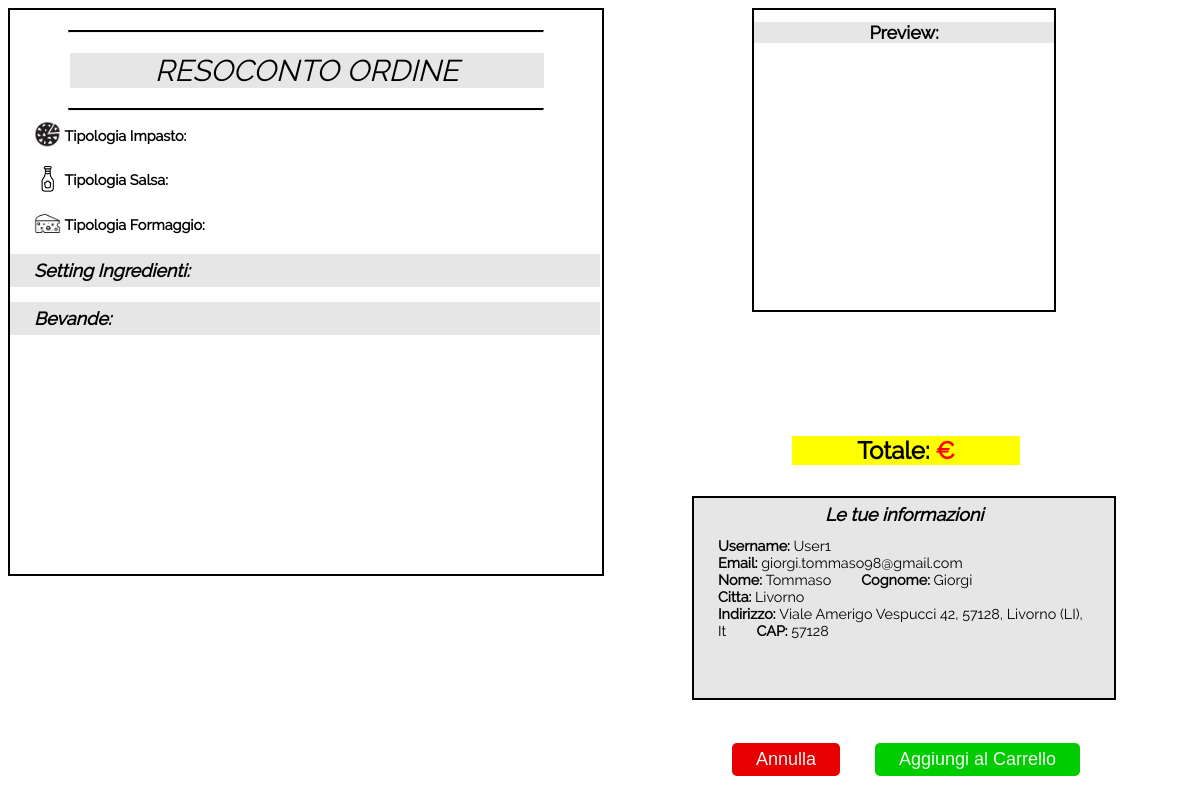
Page /test.php (signed in) on the earlier database version.
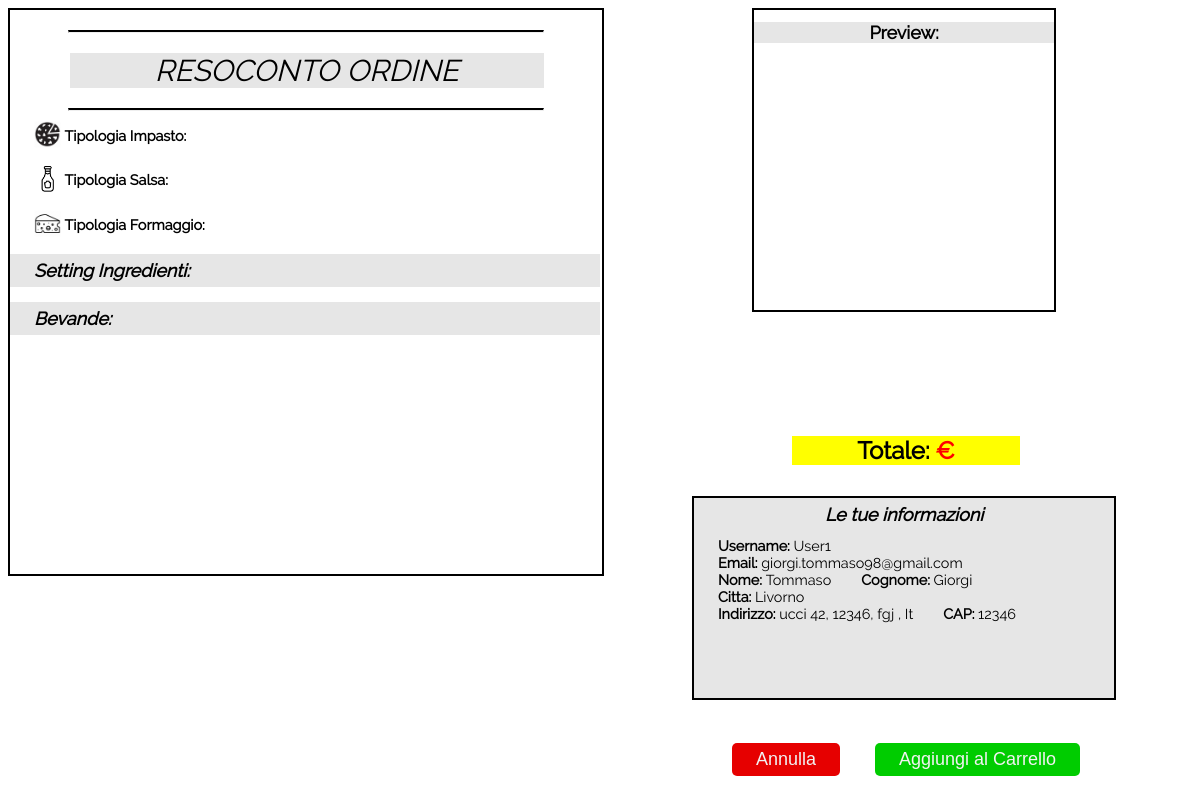
Same page on the later database version.
### tables this page shows
CREATE TABLE `users` (
  `id` int(11) NOT NULL AUTO_INCREMENT,
  `email` varchar(50) NOT NULL,
  `nome` varchar(50) NOT NULL,
  `cognome` varchar(50) NOT NULL,
  `username` varchar(50) NOT NULL,
  `password` varchar(50) NOT NULL,
  `citta` varchar(50) NOT NULL,
  `indirizzo` varchar(50) NOT NULL,
  `cap` varchar(50) NOT NULL,
  `trn_date` date NOT NULL,
  PRIMARY KEY (`id`)
);

### test.php (the view, shortened to what this page needs)
<?php
	require('inc/db.php');
?>
<!DOCTYPE html>
<html lang="it">
	<head>
		<link href="CSS/stiletest.css" rel="stylesheet" type="text/css">
	</head>
<body>
<div id="resoconto">
<hr>
<h1> RESOCONTO ORDINE </h1>
<hr>
<p><img src="immagini/pizza_icon.png" class="icon" alt="icon"><strong> Tipologia Impasto:</strong>
</p>
<p><img src="immagini/sauce_icon.png" class="icon" alt="icon"><strong> Tipologia Salsa:</strong>
</p>
<p><img src="immagini/cheese_icon.png" class="icon" alt="icon"><strong> Tipologia Formaggio:</strong>
</p>
<h2> Setting Ingredienti:</h2>
<h2> Bevande: </h2>
</div>
<aside id="preview">
	<p> Preview: </p>
</aside>
<aside id= "total">
	<?php echo '<p> Totale: <strong>'.$totale.'&euro;</strong></p>'; ?>
</aside>
<aside id="details">
	<h3> Le tue informazioni </h3>
	<p><strong> Username: </strong><?php echo $_SESSION['username']; ?> <br>
	<strong>Email: </strong>
	<?php
	$query = mysqli_query($con,"SELECT email FROM users WHERE username ='{$_SESSION['username']}'");
	$result = mysqli_fetch_assoc($query);
	echo $result["email"];
	?> <br>
	<strong>Nome: </strong>
	<?php
	$query = mysqli_query($con,"SELECT nome FROM users WHERE username ='{$_SESSION['username']}'");
	$result = mysqli_fetch_assoc($query);
	echo $result["nome"];
	?>
	&emsp;&emsp;<strong>Cognome: </strong>
	<?php
	$query = mysqli_query($con,"SELECT cognome FROM users WHERE username ='{$_SESSION['username']}'");
	$result = mysqli_fetch_assoc($query);
	echo $result["cognome"];
	?> <br>
	<strong>Citta: </strong>
	<?php
	$query = mysqli_query($con,"SELECT citta FROM users WHERE username ='{$_SESSION['username']}'");
	$result = mysqli_fetch_assoc($query);
	echo $result["citta"];
	?> <br>
	<strong>Indirizzo: </strong>
	<?php
	$query = mysqli_query($con,"SELECT indirizzo FROM users WHERE username ='{$_SESSION['username']}'");
	$result = mysqli_fetch_assoc($query);
	echo $result["indirizzo"];
	?>
	&emsp;&emsp;<strong>CAP: </strong>
	<?php
	$query = mysqli_query($con,"SELECT cap FROM users WHERE username ='{$_SESSION['username']}'");
	$result = mysqli_fetch_assoc($query);
	echo $result["cap"];
	?>
	</p>
</aside>
<div id="pulsanti">
	<form action="utility/confirm.php">
	<input type="submit" id="add_order" value="Aggiungi al Carrello" name="aggiungi">
	</form>
	<form action="utility/annulla.php">
	<input type="submit" id="cancel_order" value="Annulla" name="annulla">
	</form>
</div>
</body>
</html>

Differences in the rows shown:
changed users "giorgi.tommaso98@gmail.com": indirizzo "Viale Amerigo Vespucci 42, 57128, Livorno (LI), It" → "ucci 42, 12346, fgj , It"; cap "57128" → "12346"
